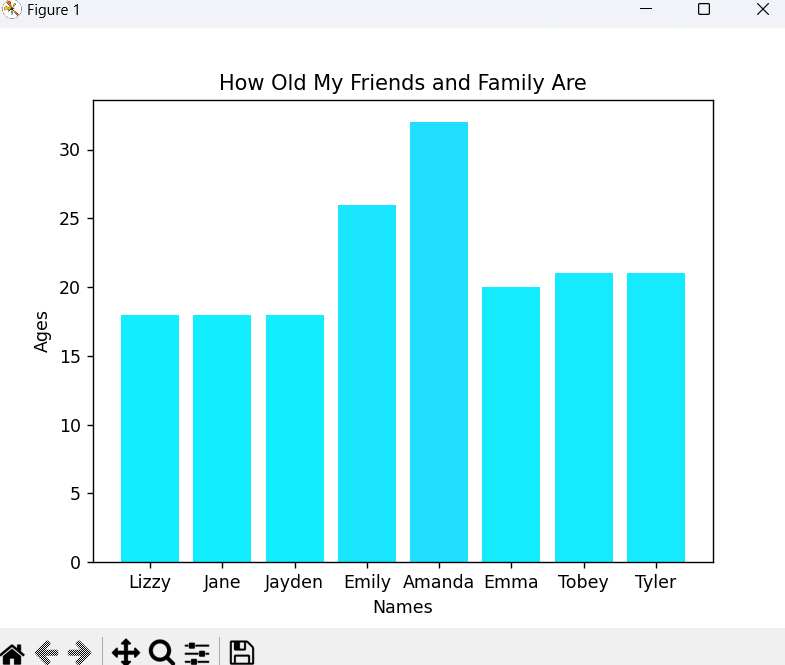

Source code (Python):
# special.py

import numpy as np
import matplotlib.pyplot as plt

# How old my friends and family are
x_data = ['Lizzy', 'Jane', 'Jayden', 'Emily', 'Amanda', 'Emma', 'Tobey', 'Tyler']
y_data = [18, 18, 18, 26, 32, 20, 21, 21]

# Define a colormap
colormap = 'cool'  

# Plot the data as a bar graph with colormap
plt.bar(x_data, y_data, color=plt.cm.get_cmap(colormap)(y_data))

# Add labels and title
plt.xlabel('Names')  
plt.ylabel('Ages') 
plt.title('How Old My Friends and Family Are') 

# Show the plot
plt.show()
